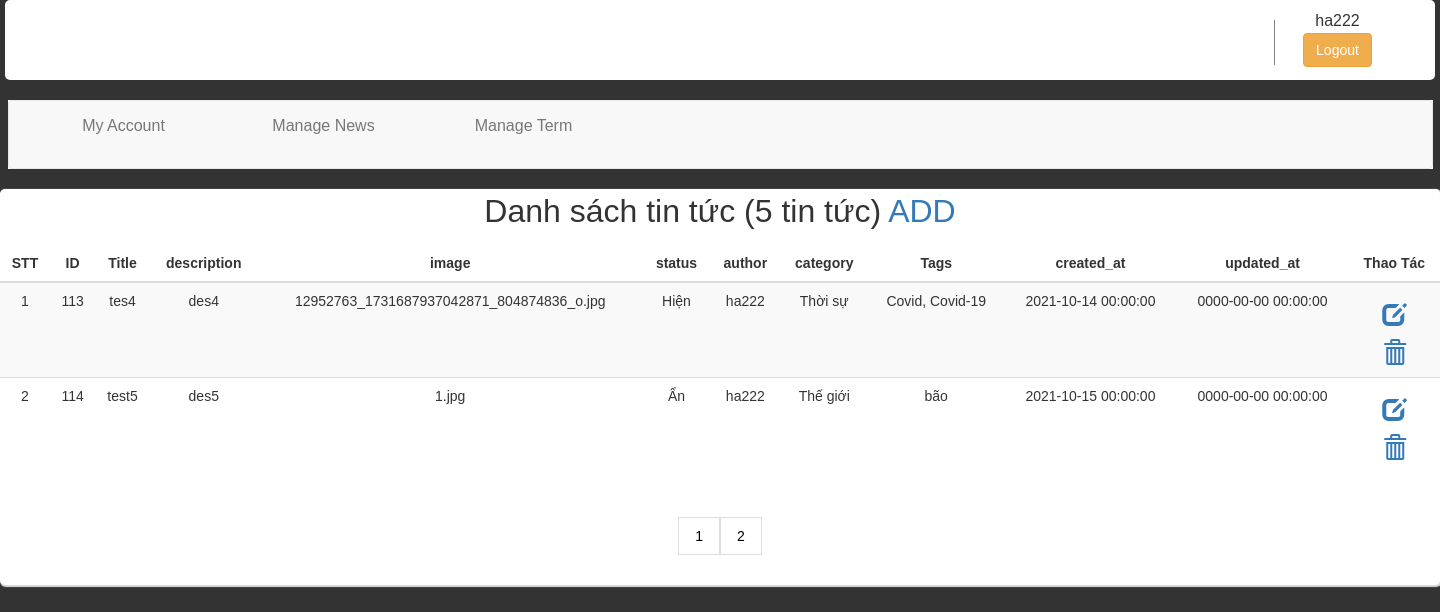
The page /index.php?action=manage-news&page=2 (signed in) on the database its author committed.
### tables this page shows
CREATE TABLE `newsterm` (
  `id_newsterm` int(11) NOT NULL,
  `id_news` int(50) NOT NULL,
  `id_term` int(50) NOT NULL,
  `id_user` int(50) NOT NULL
);

CREATE TABLE `news` (
  `id_news` int(11) NOT NULL,
  `title` varchar(255) NOT NULL,
  `description` text NOT NULL,
  `image` varchar(255) NOT NULL,
  `status` char(11) NOT NULL,
  `author` varchar(50) NOT NULL,
  `created_at` datetime NOT NULL,
  `updated_at` datetime NOT NULL
);

CREATE TABLE `user` (
  `id_user` int(50) NOT NULL,
  `name` varchar(50) NOT NULL,
  `email` varchar(50) NOT NULL,
  `password` varchar(50) NOT NULL,
  `created_at` date DEFAULT NULL,
  `updated_at` date DEFAULT NULL
);

### index.php (called while the page is built, shortened)
<?php
require_once './mvc/controller/HomeController.php';
$Controller = new Controller();
$Controller->Controller();
?>

### mvc/models/DB.php (called while the page is built, shortened)
<?php
class DB{
    public $conn;
	public function connect()
	{
		$this->conn=new mysqli(host,user,pass,db) or die("Lỗi");
		mysqli_set_charset($this->conn,'utf8');
	}
	public function execute($sql){
		$this->result = $this->conn->query($sql);
		return $this->result;
	}
    public function Select($sql)
	{
		$result=$this->conn->query($sql);
		if (!empty($result->num_rows)==0) {
			$data=0;
		}else{
			while ($row=$result->fetch_assoc()) {
				$data[]=$row;
			}
		}
		return $data;
	}
}
?>

### mvc/models/NewModels.php (called while the page is built, shortened)
<?php
    include_once './mvc/models/DB.php';
class NewModels extends DB {
    public $con =null;
    public function __construct() {
        $this->con = new DB();
    }
    public function getList_new()
    {
        $str="SELECT * FROM  news ";
		$data= $this->con->Select($str);
		return $data;
    }
}
?>

### mvc/models/models.php (called while the page is built, shortened)
<?php
    require_once './mvc/models/DB.php';
    class model extends DB {
        protected $con;
        public function __construct() {
            $this->con = new DB();
        }
            public function getAllnewscttag($limit,$page){
                    $sql = "SELECT n.* ,user.name,nt.id_newsterm,
                    GROUP_CONCAT(tc.name SEPARATOR ', ' ) AS Category,
                    GROUP_CONCAT(t.name SEPARATOR ', ') AS Tag
                    FROM user,news n
                    LEFT JOIN newsterm nt ON n.id_news = nt.id_news
                    LEFT JOIN term tc ON nt.id_term = tc.id_term AND tc.key_term ='category'
                    LEFT JOIN term t ON nt.id_term = t.id_term AND t.key_term ='tag'
                    WHERE
                    user.id_user =nt.id_user
                    GROUP BY n.id_news  LIMIT ".(($page - 1) * $limit).", ".'3'."";
                    $this->result=$this->con->execute($sql);
                    if ($this->result->num_rows==0) {
                        $data=0;
                     }else{
                       while ($row=$this->result->fetch_assoc()) {
                          $data[]=$row;
                                   }
                               }
                    return $data;
            }
     }
?>

### mvc/views/news/manage-news.php (the view, shortened to what this page needs)
<?php include ('./mvc/views/includes/hearder.php') ?>
	        <div class="nd">
	        	<p>Danh sách tin tức (<?php echo count($data);  ?> tin tức)<a href="index.php?action=addnews"> ADD </a></p>
	        	<table class="table table-striped">
	        		<thead>
	        		<tr>
	        			<th>STT</th>
	        			<th>ID</th>
	        			<th>Title</th>
	        			<th>description</th>
						<th>image</th>
						<th>status</th>
	        			<th>author</th>
	        			<th>category</th>
	        			<th>Tags</th>
						<th>created_at</th>
	        			<th>updated_at</th>
	        			<th>Thao Tác</th>
	        		</tr>
	        		</thead>
	        		<tbody>
	        			<?php
	        				$i=1;
	        				foreach ($ketqua as $value) {
	        			  ?>
	        			 	<tr>
	        			 		<td><?php echo $i++; ?></td>
	        			 		<td><?php echo $value['id_news']; ?></td>
	        			 		<td><?php echo $value['title']; ?></td>
	        			 		<td><?php echo $value['description']; ?></td>
								 <td><?php echo $value['image'] ?></td>
	        			 		<td><?php switch($value['status']){
									case 1:{ echo '<span>Hiện</span>'; break;}
									case 0:{ echo '<span>Ẩn</span>'; break;}
								}
								?>
								</td>
	        			 	    <td><?php echo $value['name']; ?></td>
								<td><?php echo $value['Category']; ?></td>
								<td><?php echo $value['Tag']; ?></td>
	        			 		<td ><?php echo $value['created_at']; ?></td>
	        			 		<td ><?php echo $value['updated_at']; ?></td>
	        			 		<td>
	        			 		 <form class="quanly">
									<li><a href="index.php?action=edit-news&id_news=<?php echo $value['id_news'];?>&id_newsterm=<?php echo $value['id_newsterm'];?> "><i class="glyphicon glyphicon-edit"></i></a></li>
									<li><a href="index.php?action=delete-news&id_news=<?php echo $value['id_news'];?>&id_newsterm=<?php echo $value['id_newsterm'];?> " onclick="return confirm('Bạn có chắc chắn muốn tin tức này?');"><i class="glyphicon glyphicon-trash"></i></a></li>
								</form>
						       </td>
	        			 	</tr>
	        			  <?php
	        			  	}
	        			   ?>
	        		</tbody>
	        	</table>
				 <?php
                  if($ketqua != NULL)
                  {
                    ?>
                <div class="container1">
                  <div class="pagination" id="comment">
                    <?php
                    for ($i=1; $i <=  $page ; $i++) {
                      echo '<a href="index.php?action=manage-news&page='.$i.'#comment">'.$i.'</a>';
                    }
                     ?>
                </div>
              </div>
                    <?php
                  }
                 ?>
                </div>
              </div>
</body>
</html>

### public/css/themsua.css (style rules this page uses)
body { background-image: url(img/images.jpg); background-size: cover; }

### public/css/quanly.css (style rules this page uses)
* { margin: 0; padding: 0; }
body { font-size: 16px; background: #333; font-family: 'Poppins', sans-serif; }
a { text-decoration: none; list-style: none; }
li { text-decoration: none; list-style: none; }
.nd { font-size: 14px; margin-top: 22px; margin: 0 auto; background: white; box-shadow: 1px 1px 1px 1px #ddd; display: block; z-index: 2; max-width: 100%; border-radius: 5px; }
.quanly li { text-align: center; list-style: none; }
.quanly li a { text-decoration: none; }
p { margin-top:15px; text-align: center; font-size: 32px; }
tbody { text-align: center; }
.glyphicon { padding-top: 10px; font-size: 24px; }
th { text-align: center; width: auto; }
.container1 { width: 500px; margin: auto; text-align: center; }
.pagination { margin: 25px auto; }
.pagination a { display: block; color: black; float: left; padding: 8px 16px; text-decoration: none; border: 1px solid #ddd; transition: background-color .3s; }

### rows shown on the page
newsterm: id_news.id_news "113", id_news.title "tes4", id_news.description "des4", id_news.image "12952763_1731687937042871_804874836_o.jpg", shows "Hiện", id_user.name "ha222", Category "Thời sự", Tag "Covid, Covid-19", id_news.created_at "2021-10-14 00:00:00", id_news.updated_at "0000-00-00 00:00:00"
newsterm: id_news.id_news "114", id_news.title "test5", id_news.description "des5", id_news.image "1.jpg", shows "Ẩn", id_user.name "ha222", Category "Thế giới", Tag "bão", id_news.created_at "2021-10-15 00:00:00", id_news.updated_at "0000-00-00 00:00:00"

### other values the page prints
$_SESSION['name'] "ha222"
count($data) "5"
